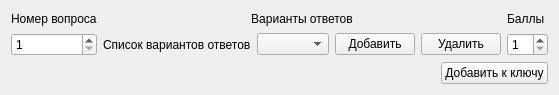
<?xml version="1.0" encoding="UTF-8"?>
<ui version="4.0">
 <class>AddUniqueAnswerOptonsPartOfKeyForm</class>
 <widget class="QWidget" name="AddUniqueAnswerOptonsPartOfKeyForm">
  <property name="geometry">
   <rect>
    <x>0</x>
    <y>0</y>
    <width>549</width>
    <height>95</height>
   </rect>
  </property>
  <property name="windowTitle">
   <string>Form</string>
  </property>
  <layout class="QVBoxLayout" name="verticalLayout">
   <item>
    <layout class="QGridLayout" name="gridLayout">
     <item row="0" column="1">
      <widget class="QLabel" name="label_3">
       <property name="text">
        <string>Варианты ответов</string>
       </property>
       <property name="alignment">
        <set>Qt::AlignCenter</set>
       </property>
      </widget>
     </item>
     <item row="0" column="2">
      <widget class="QLabel" name="label_4">
       <property name="text">
        <string>Баллы</string>
       </property>
      </widget>
     </item>
     <item row="0" column="0">
      <widget class="QLabel" name="label_2">
       <property name="text">
        <string>Номер вопроса</string>
       </property>
      </widget>
     </item>
     <item row="1" column="1">
      <layout class="QHBoxLayout" name="horizontalLayout_2">
       <item>
        <widget class="QLabel" name="answerOptions">
         <property name="text">
          <string>Список вариантов ответов</string>
         </property>
        </widget>
       </item>
       <item>
        <widget class="QComboBox" name="answerOption"/>
       </item>
       <item>
        <widget class="QPushButton" name="addAnswerOptionBtn">
         <property name="toolTip">
          <string>Добавить вариант ответа</string>
         </property>
         <property name="text">
          <string>Добавить</string>
         </property>
        </widget>
       </item>
       <item>
        <widget class="QPushButton" name="deleteAnswerOptionBtn">
         <property name="toolTip">
          <string>Удалить вариант ответа</string>
         </property>
         <property name="text">
          <string>Удалить</string>
         </property>
        </widget>
       </item>
       <item>
        <spacer name="horizontalSpacer_2">
         <property name="orientation">
          <enum>Qt::Horizontal</enum>
         </property>
         <property name="sizeHint" stdset="0">
          <size>
           <width>40</width>
           <height>20</height>
          </size>
         </property>
        </spacer>
       </item>
      </layout>
     </item>
     <item row="1" column="0">
      <widget class="QSpinBox" name="questionNumber">
       <property name="minimum">
        <number>1</number>
       </property>
      </widget>
     </item>
     <item row="1" column="2">
      <widget class="QSpinBox" name="points">
       <property name="minimum">
        <number>1</number>
       </property>
      </widget>
     </item>
    </layout>
   </item>
   <item>
    <layout class="QHBoxLayout" name="horizontalLayout">
     <item>
      <spacer name="horizontalSpacer">
       <property name="orientation">
        <enum>Qt::Horizontal</enum>
       </property>
       <property name="sizeHint" stdset="0">
        <size>
         <width>40</width>
         <height>20</height>
        </size>
       </property>
      </spacer>
     </item>
     <item>
      <widget class="QPushButton" name="addPartOfKeyBtn">
       <property name="text">
        <string>Добавить к ключу</string>
       </property>
      </widget>
     </item>
    </layout>
   </item>
  </layout>
 </widget>
 <resources/>
 <connections/>
</ui>
